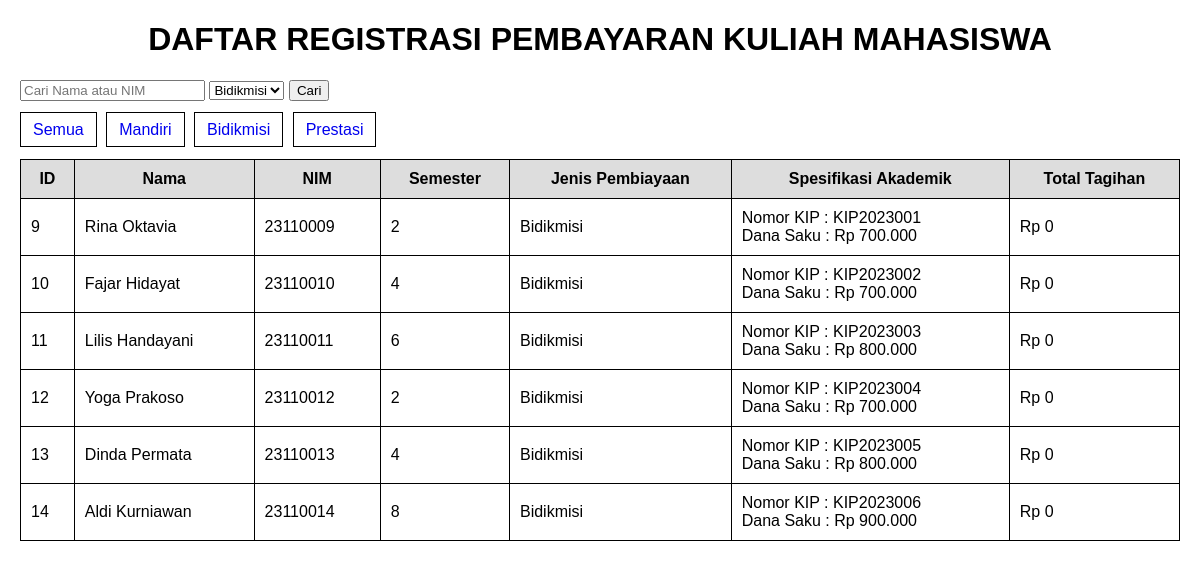
Page /index.php?jenis=Bidikmisi on the committed database.
### tables this page shows
CREATE TABLE `tabel_mahasiswa` (
  `id_mahasiswa` int NOT NULL,
  `nama_mahasiswa` varchar(100) NOT NULL,
  `nim` varchar(20) NOT NULL,
  `semester` int NOT NULL,
  `tarif_ukt_nominal` decimal(12,2) NOT NULL,
  `jenis_pembiayaan` enum('Mandiri','Bidikmisi','Prestasi') NOT NULL,
  `golongan_ukt` varchar(10) DEFAULT NULL,
  `nama_wali` varchar(100) DEFAULT NULL,
  `nomor_kip_kuliah` varchar(30) DEFAULT NULL,
  `dana_saku_subsidi` decimal(12,2) DEFAULT NULL,
  `nama_instansi_beasiswa` varchar(100) DEFAULT NULL,
  `minimal_ipk_syarat` decimal(3,2) DEFAULT NULL
);

### index.php (called while the page is built)
<?php
require_once __DIR__ . "/views/daftar_mahasiswa.php";
?>

### views/daftar_mahasiswa.php (the view, shortened to what this page needs)
<?php
require_once __DIR__ . "/../database/koneksi.php";
require_once __DIR__ . "/../classes/MahasiswaBidikmisi.php";
$jenis = $_GET['jenis'] ?? '';
$cari  = $_GET['cari'] ?? '';
$sql = "SELECT * FROM tabel_mahasiswa WHERE 1=1";
if ($jenis != '') {
    $sql .= " AND jenis_pembiayaan = '$jenis'";
}
$data = $koneksi->query($sql);
?>
<!DOCTYPE html>
<html>
<head>
</head>
<body>
<h1>DAFTAR REGISTRASI PEMBAYARAN KULIAH MAHASISWA</h1>
<form method="GET">
    <input
        type="text"
        name="cari"
        placeholder="Cari Nama atau NIM"
        value="<?= htmlspecialchars($cari) ?>"
    >
    <select name="jenis">
        <option value="Bidikmisi"
            <?= ($jenis == 'Bidikmisi') ? 'selected' : '' ?>>
            Bidikmisi
        </option>
    </select>
    <button type="submit">Cari</button>
</form>
<div class="menu">
    <a href="index.php">Semua</a>
    <a href="index.php?jenis=Mandiri">Mandiri</a>
    <a href="index.php?jenis=Bidikmisi">Bidikmisi</a>
    <a href="index.php?jenis=Prestasi">Prestasi</a>
</div>
<table>
<tr>
    <th>ID</th>
    <th>Nama</th>
    <th>NIM</th>
    <th>Semester</th>
    <th>Jenis Pembiayaan</th>
    <th>Spesifikasi Akademik</th>
    <th>Total Tagihan</th>
</tr>
<?php
while($row = $data->fetch(PDO::FETCH_ASSOC))
{
    if($row['jenis_pembiayaan'] == 'Mandiri')
    {
        $mhs = new MahasiswaMandiri(
            $row['id_mahasiswa'],
            $row['nama_mahasiswa'],
            $row['nim'],
            $row['semester'],
            $row['tarif_ukt_nominal'],
            $row['golongan_ukt'],
            $row['nama_wali']
        );
    }
    elseif($row['jenis_pembiayaan'] == 'Bidikmisi')
    {
        $mhs = new MahasiswaBidikmisi(
            $row['id_mahasiswa'],
            $row['nama_mahasiswa'],
            $row['nim'],
            $row['semester'],
            $row['tarif_ukt_nominal'],
            $row['nomor_kip_kuliah'],
            $row['dana_saku_subsidi']
        );
    }
?>
<tr>
    <td><?= $row['id_mahasiswa']; ?></td>
    <td><?= $row['nama_mahasiswa']; ?></td>
    <td><?= $row['nim']; ?></td>
    <td><?= $row['semester']; ?></td>
    <td><?= $row['jenis_pembiayaan']; ?></td>
    <td><?= $mhs->tampilkanSpesifikasiAkademik(); ?></td>
    <td>
        Rp <?= number_format($mhs->hitungTagihanSemester(),0,',','.'); ?>
    </td>
</tr>
<?php } ?>
</table>
</body>
</html>

### classes/MahasiswaBidikmisi.php (shortened to what this page needs)
<?php
class MahasiswaBidikmisi extends Mahasiswa
{
    protected $nomorKipKuliah;
    protected $danaSakuSubsidi;
    public function __construct(
        $id_mahasiswa,
        $nama_mahasiswa,
        $nim,
        $semester,
        $tarifUktNominal,
        $nomorKipKuliah,
        $danaSakuSubsidi
    ) {
        $this->nomorKipKuliah = $nomorKipKuliah;
        $this->danaSakuSubsidi = $danaSakuSubsidi;
    }
    public function hitungTagihanSemester()
    {
        return 0;
    }
    public function tampilkanSpesifikasiAkademik()
    {
        return "Nomor KIP : $this->nomorKipKuliah
                <br>Dana Saku : Rp " . number_format($this->danaSakuSubsidi, 0, ',', '.');
    }
}

### views/daftar_mahasiswa.php (style rules this page uses)
body { font-family: Arial, sans-serif; margin:20px; }
h1 { text-align:center; }
table { width:100%; border-collapse:collapse; margin-top:20px; }
th, td { border:1px solid black; padding:10px; }
th { background:#ddd; }
.menu { margin-top:15px; margin-bottom:15px; }
.menu a { text-decoration:none; border:1px solid black; padding:8px 12px; margin-right:5px; }
form { margin-bottom:20px; }

### rows in the picture
tabel_mahasiswa: id_mahasiswa "9", nama_mahasiswa "Rina Oktavia", nim "23110009", semester "2", jenis_pembiayaan "Bidikmisi", nomor_kip_kuliah "KIP2023001", dana_saku_subsidi "700.000", hitungTagihanSemester "0"
tabel_mahasiswa: id_mahasiswa "10", nama_mahasiswa "Fajar Hidayat", nim "23110010", semester "4", jenis_pembiayaan "Bidikmisi", nomor_kip_kuliah "KIP2023002", dana_saku_subsidi "700.000", hitungTagihanSemester "0"
tabel_mahasiswa: id_mahasiswa "11", nama_mahasiswa "Lilis Handayani", nim "23110011", semester "6", jenis_pembiayaan "Bidikmisi", nomor_kip_kuliah "KIP2023003", dana_saku_subsidi "800.000", hitungTagihanSemester "0"
tabel_mahasiswa: id_mahasiswa "12", nama_mahasiswa "Yoga Prakoso", nim "23110012", semester "2", jenis_pembiayaan "Bidikmisi", nomor_kip_kuliah "KIP2023004", dana_saku_subsidi "700.000", hitungTagihanSemester "0"
tabel_mahasiswa: id_mahasiswa "13", nama_mahasiswa "Dinda Permata", nim "23110013", semester "4", jenis_pembiayaan "Bidikmisi", nomor_kip_kuliah "KIP2023005", dana_saku_subsidi "800.000", hitungTagihanSemester "0"
tabel_mahasiswa: id_mahasiswa "14", nama_mahasiswa "Aldi Kurniawan", nim "23110014", semester "8", jenis_pembiayaan "Bidikmisi", nomor_kip_kuliah "KIP2023006", dana_saku_subsidi "900.000", hitungTagihanSemester "0"
